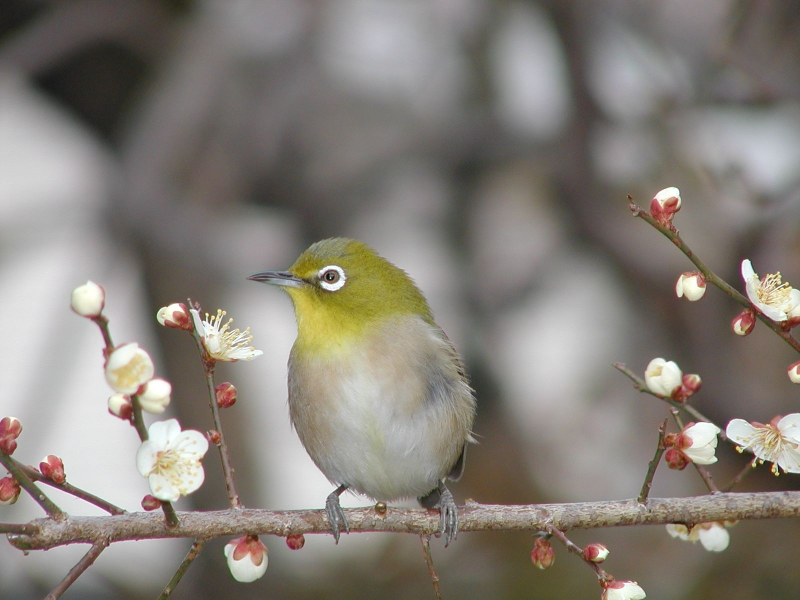
%> input picture tng015 lab3/Bird_lab3.jpg, 1600 x 1200 px (shown at 1/2 size)
$ octave lab3.m   (GNU Octave 9; MATLAB toolbox functions it lacks are replaced by stand-ins)
%> lines starting %> are read from the running program, lines starting %| are printed output that depends on the picture
colormap('gray');

for r=1:512

    for c=1:512

        B1(r,c)=uint8(128-127*sin(2*pi*3*c/512));

        B2(r,c)=uint8(128-127*sin(2*pi*45*c/512));

        B3(r,c)=uint8(128-127*sin(2*pi*90*c/512));
    end

end

figure(1); imshow(B1); figure(2); imshow(B2);
figure(3); imshow(B3);

%% 2
h_lp = (1/100)*ones(10,10); %impulsvaret f鰎 LP filtrering

h_hp = [1 0 -1; 2 0 -2; 1 0 -1]; %impulssvaret f鰎 HP filtrering

B1_filt_lp = uint8(conv2(single(h_lp),single(B1)));

B2_filt_lp = uint8(conv2(single(h_lp),single(B2)));

B3_filt_lp = uint8(conv2(single(h_lp),single(B3)));

B1_filt_hp = uint8(conv2(single(h_hp),single(B1)));

B2_filt_hp = uint8(conv2(single(h_hp),single(B2)));

B3_filt_hp = uint8(conv2(single(h_hp),single(B3)));

figure;
subplot(2,3,1), imshow(B1_filt_lp);
subplot(2,3,2), imshow(B2_filt_lp);
subplot(2,3,3), imshow(B3_filt_lp);


subplot(2,3,4), imshow(B1_filt_hp);
subplot(2,3,5), imshow(B2_filt_hp);
subplot(2,3,6), imshow(B3_filt_hp);
%> after `imshow(B3_filt_hp)`:
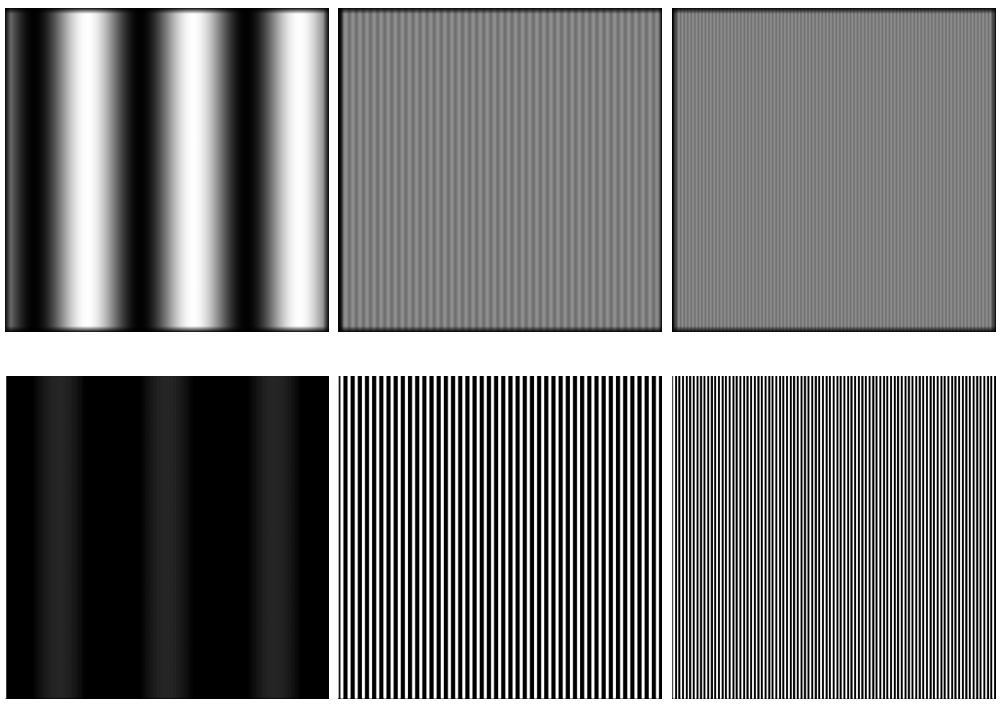
%> figure redrawn from the program's plot data, 6 panels

%% 3
B_frek = fft2(B2);
figure(1)
mesh(abs(B_frek(1:256, 1:256)));
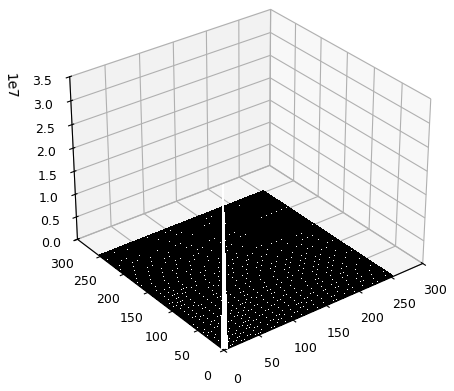
%> figure redrawn from the program's plot data

figure(2)
B2_filt_lp_frek = fft2(B2_filt_lp);
mesh(abs(B2_filt_lp_frek(1:256, 1:256)));

%% 4
Bird = imread('Bird_lab3.jpg');
%> Bird is the input picture: size 1200x1600x3 uint8; mean R, G, B 133, 127.2, 119.4

%imshow(Bird);

h_hp = [1 0 -1; 2 0 -2; 1 0 -1]; %impulssvaret f鰎 HP filtrering

h_hp_trans = transpose(h_hp);

Bird_black = rgb2gray(Bird);
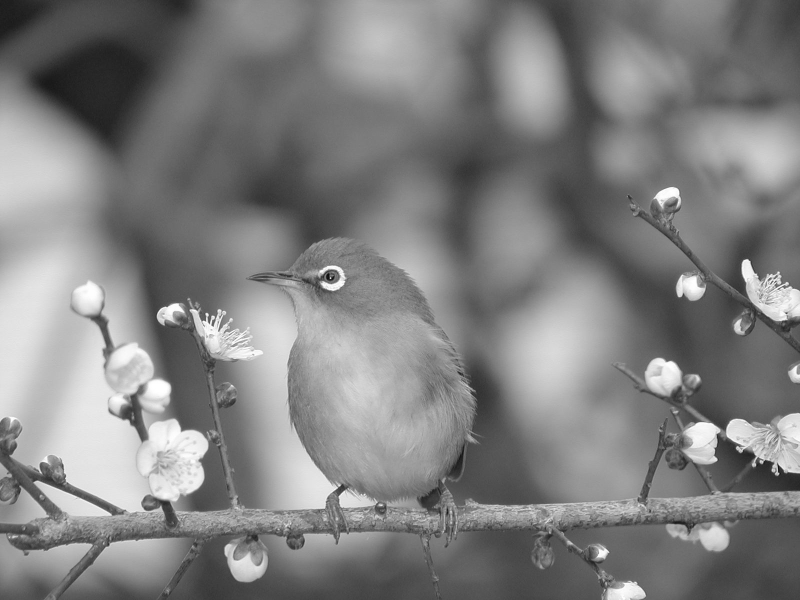
%> Bird_black: size 1200x1600 uint8 (shown at 1/2 size); min 1, max 255, mean 128.1

figure(1)
imshow(Bird_black)

Bird_black_filt_hp_vertical = uint8(conv2(single(h_hp),single(Bird_black)));
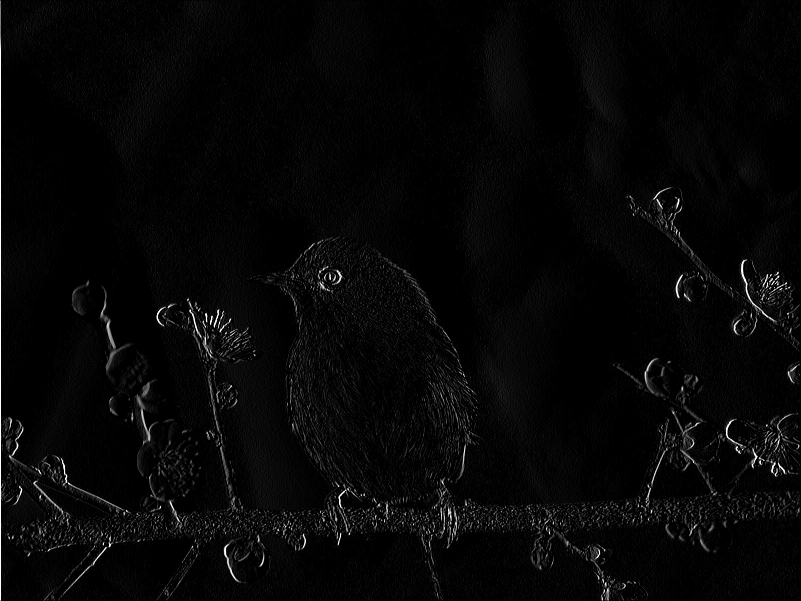
%> Bird_black_filt_hp_vertical: size 1202x1602 uint8 (shown at 1/2 size); min 0, max 255, mean 6.6

Bird_black_filt_hp_horizontal = uint8(conv2(single(h_hp_trans),single(Bird_black)));
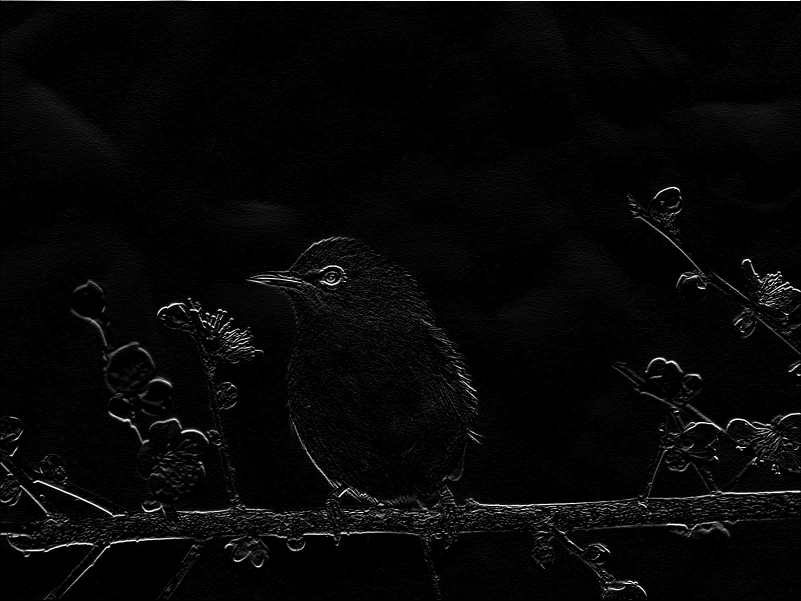
%> Bird_black_filt_hp_horizontal: size 1202x1602 uint8 (shown at 1/2 size); min 0, max 255, mean 7

figure(2);
imshow(Bird_black_filt_hp_vertical);

figure(3);
imshow(Bird_black_filt_hp_horizontal);

$ run again, with tng015 lab3/B3.png saved as tng015 lab3/Bird_lab3.jpg
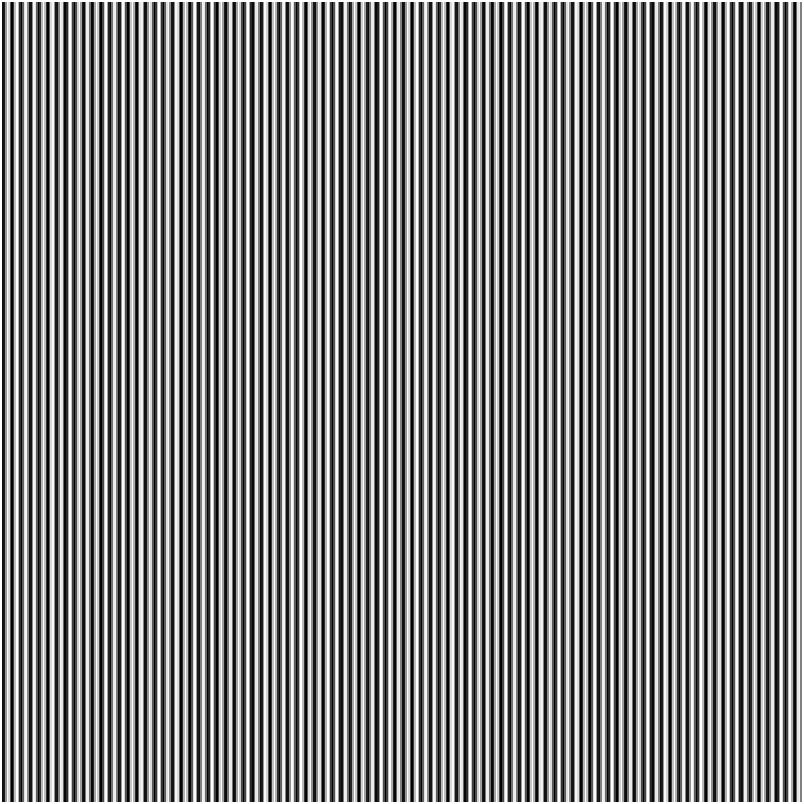
%> input picture tng015 lab3/B3.png, 804 x 804 px
%> Bird is the input picture: size 804x804x3 uint8; min 0, max 255, mean 129.3
%> `Bird_black_filt_hp_vertical = uint8(conv2(single(h_hp),single(Bird_bla..`:
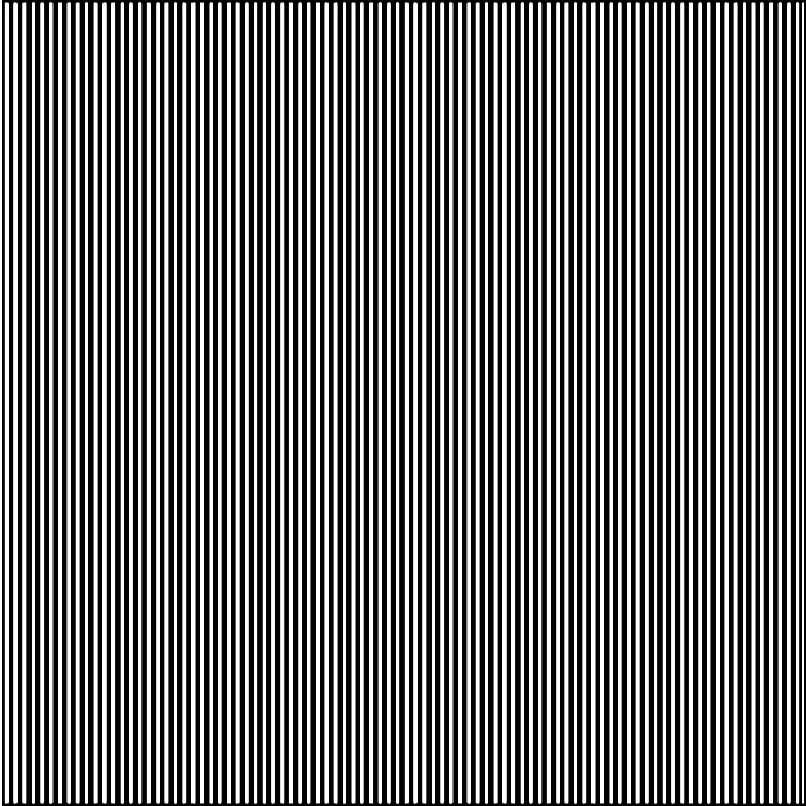
%> Bird_black_filt_hp_vertical: size 806x806 uint8; min 0, max 255, mean 109.9
%> `Bird_black_filt_hp_horizontal = uint8(conv2(single(h_hp_trans),single(..`:
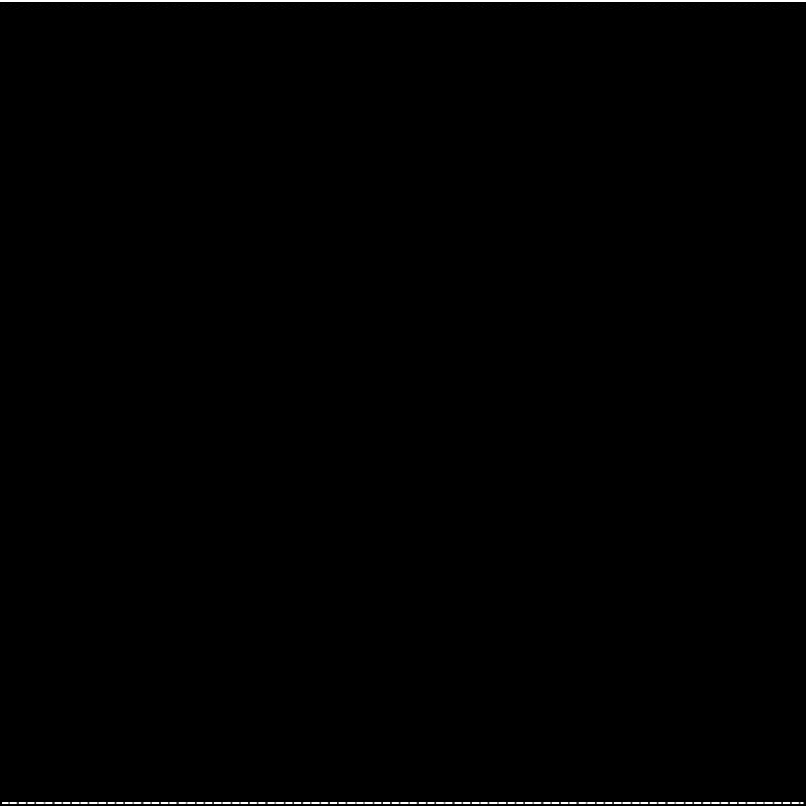
%> Bird_black_filt_hp_horizontal: size 806x806 uint8; min 0, max 255, mean 1.2
